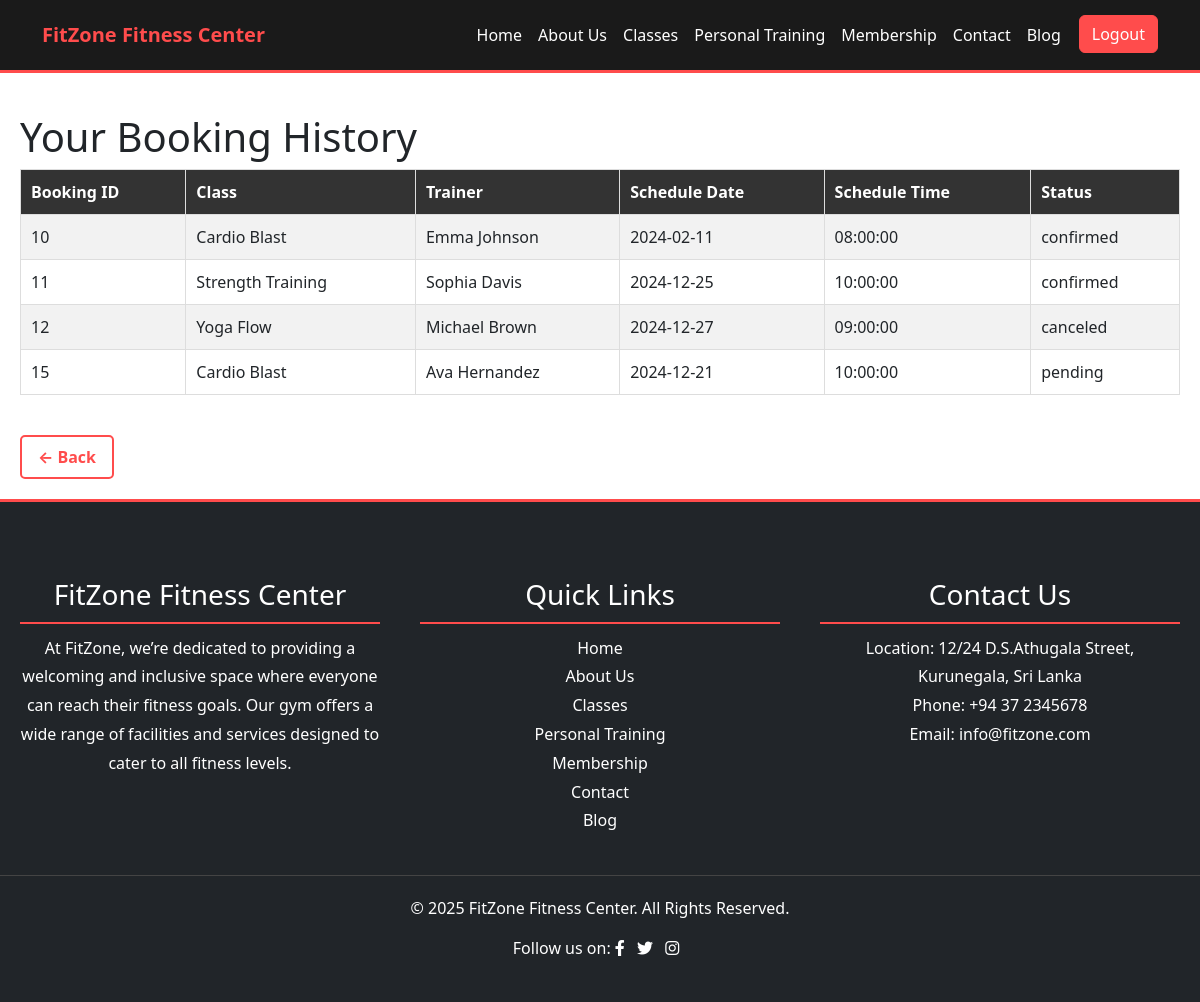
The page /fitzone/booking_history.php (signed in) on the database its author committed.
### tables this page shows
CREATE TABLE `bookings` (
  `booking_id` int(11) NOT NULL,
  `customer_id` int(11) NOT NULL,
  `class_id` int(11) NOT NULL,
  `schedule_id` int(11) NOT NULL,
  `booking_date` timestamp NOT NULL DEFAULT current_timestamp(),
  `status` enum('confirmed','pending','canceled') DEFAULT 'pending'
);

CREATE TABLE `classes` (
  `id` int(11) NOT NULL,
  `name` varchar(100) NOT NULL,
  `description` text DEFAULT NULL,
  `trainer` varchar(100) DEFAULT NULL,
  `schedule` varchar(50) DEFAULT NULL,
  `image_path` varchar(255) DEFAULT NULL
);

CREATE TABLE `class_schedule` (
  `id` int(11) NOT NULL,
  `class_id` int(11) DEFAULT NULL,
  `trainer` varchar(255) DEFAULT NULL,
  `date` date DEFAULT NULL,
  `time` time DEFAULT NULL,
  `duration` int(11) DEFAULT NULL,
  `location` varchar(255) DEFAULT NULL,
  `seats_available` int(11) DEFAULT NULL,
  `description` text DEFAULT NULL,
  `created_at` timestamp NOT NULL DEFAULT current_timestamp()
);

### fitzone/booking_history.php (the view, shortened to what this page needs)
<?php
include 'assists/header.php';
include 'database_connection.php';
$customer_id = $_SESSION['customer_id'];
?>
<section class="history-container">
    <h1>Your Booking History</h1>
    <table class="history-table">
        <tr>
            <th>Booking ID</th>
            <th>Class</th>
            <th>Trainer</th>
            <th>Schedule Date</th>
            <th>Schedule Time</th>
            <th>Status</th>
        </tr>
        <?php
        $sql = "SELECT b.booking_id, c.name AS class_name, s.trainer, s.date, s.time, b.status
                FROM bookings AS b
                JOIN classes AS c ON b.class_id = c.id
                JOIN class_schedule AS s ON b.schedule_id = s.id
                WHERE b.customer_id = ?";
        $stmt = $conn->prepare($sql);
        $stmt->bind_param("i", $customer_id);
        $stmt->execute();
        $result = $stmt->get_result();
        if ($result->num_rows > 0) {
            while ($row = $result->fetch_assoc()) {
                echo "<tr>";
                echo "<td>" . htmlspecialchars($row['booking_id']) . "</td>";
                echo "<td>" . htmlspecialchars($row['class_name']) . "</td>";
                echo "<td>" . htmlspecialchars($row['trainer']) . "</td>";
                echo "<td>" . htmlspecialchars($row['date']) . "</td>";
                echo "<td>" . htmlspecialchars($row['time']) . "</td>";
                echo "<td>" . htmlspecialchars($row['status']) . "</td>";
                echo "</tr>";
            }
        } else {
            echo "<tr><td colspan='6'>No bookings found.</td></tr>";
        }
        ?>
    </table>
</section>
<a href="javascript:history.back()" class="back-button">← Back</a>
<?php include('assists/footer.php'); ?>

### fitzone/booking_history.php (style rules this page uses)
.history-container { padding: 40px 20px; }
.history-table { width: 100%; border-collapse: collapse; }
.history-table th, .history-table td { padding: 10px; border: 1px solid #ddd; text-align: left; }
.history-table th { background-color: #333; color: white; }
.history-table tr:nth-child(even) { background-color: #f2f2f2; }
.back-button { display: inline-block; margin-bottom: 20px; margin-left: 20px; color: #ff4c4c; text-decoration: none; font-weight: bold; font-size: 1rem; padding: 8px 16px; border: 2px solid #ff4c4c; border-radius: 5px; transition: background 0.3s, color 0.3s; }

### rows shown on the page
bookings: booking_id "10", class.name "Cardio Blast", schedule.trainer "Emma Johnson", schedule.date "2024-02-11", schedule.time "08:00:00", status "confirmed"
bookings: booking_id "11", class.name "Strength Training", schedule.trainer "Sophia Davis", schedule.date "2024-12-25", schedule.time "10:00:00", status "confirmed"
bookings: booking_id "12", class.name "Yoga Flow", schedule.trainer "Michael Brown", schedule.date "2024-12-27", schedule.time "09:00:00", status "canceled"
bookings: booking_id "15", class.name "Cardio Blast", schedule.trainer "Ava Hernandez", schedule.date "2024-12-21", schedule.time "10:00:00", status "pending"
